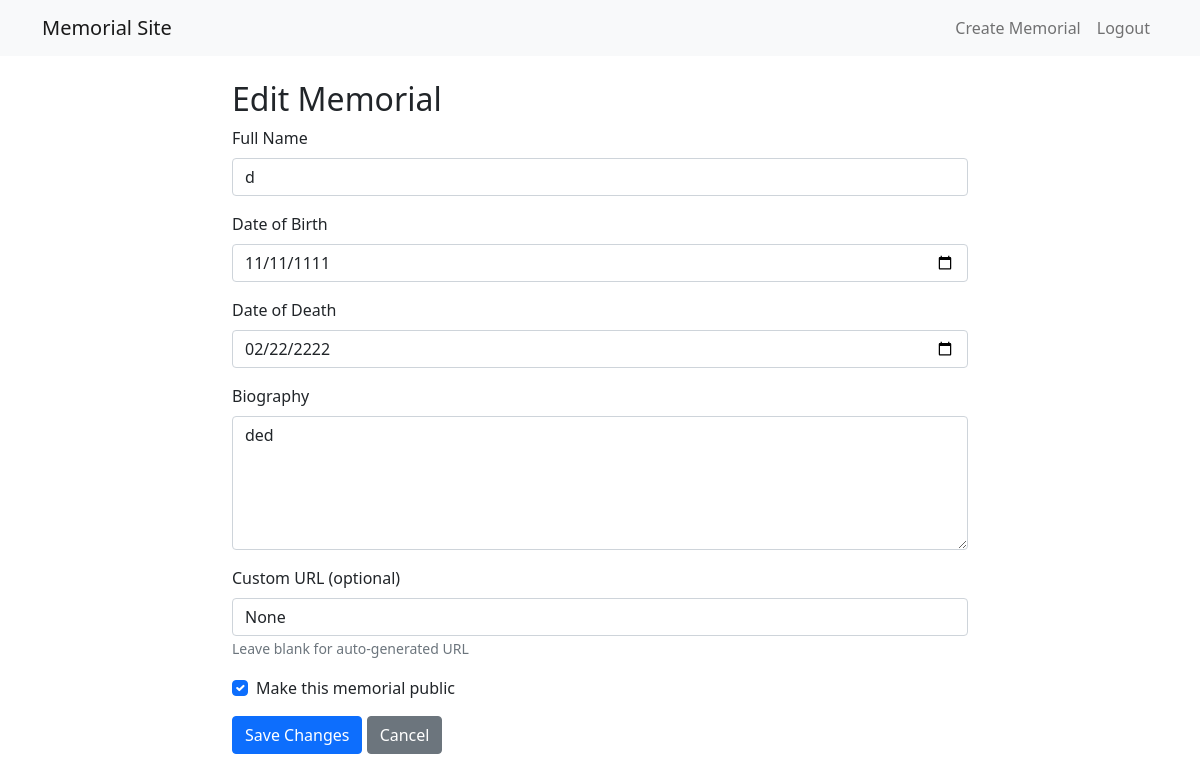
The page /memorial/1/edit (signed in) on the database its author committed.
### app/models/memorial.py (models this page shows, shortened)
class Memorial(db.Model):
    id = db.Column(db.Integer, primary_key=True)
    name = db.Column(db.String(100), nullable=False)
    birth_date = db.Column(db.Date)
    death_date = db.Column(db.Date)
    biography = db.Column(db.Text)
    custom_url = db.Column(db.String(100), unique=True)
    is_public = db.Column(db.Boolean, default=True)
    access_code = db.Column(db.String(20))
    created_at = db.Column(db.DateTime, default=datetime.utcnow)
    creator_id = db.Column(db.Integer, db.ForeignKey('user.id'), nullable=False)
    photos = db.relationship('Photo', backref='memorial', lazy='dynamic')
    tributes = db.relationship('Tribute', backref='memorial', lazy='dynamic')
    events = db.relationship('Event', backref='memorial', lazy='dynamic')

### app/routes/memorial.py (the view, shortened to what this page needs)
@bp.route('/memorial/<int:id>/edit', methods=['GET', 'POST'])
@login_required
def edit(id):
    memorial = Memorial.query.get_or_404(id)
    if current_user.id != memorial.creator_id:
        flash('You do not have permission to edit this memorial')
        return redirect(url_for('memorial.view', id=id))
    return render_template('memorial/edit.html', memorial=memorial)

### app/models/user.py (called while the page is built)
@login_manager.user_loader
def load_user(id):
    return User.query.get(int(id))

### app/templates/memorial/edit.html (shortened to what this page needs)
{% extends "base.html" %}
{% block content %}
<div class="row">
    <div class="col-md-8 offset-md-2">
        <h2>Edit Memorial</h2>
        <form method="POST">
            <div class="mb-3">
                <label for="name" class="form-label">Full Name</label>
                <input type="text" class="form-control" id="name" name="name"
                       value="{{ memorial.name }}" required>
            </div>
            <div class="mb-3">
                <label for="birth_date" class="form-label">Date of Birth</label>
                <input type="date" class="form-control" id="birth_date" name="birth_date"
                       value="{{ memorial.birth_date.strftime('%Y-%m-%d') }}" required>
            </div>
            <div class="mb-3">
                <label for="death_date" class="form-label">Date of Death</label>
                <input type="date" class="form-control" id="death_date" name="death_date"
                       value="{{ memorial.death_date.strftime('%Y-%m-%d') }}" required>
            </div>
            <div class="mb-3">
                <label for="biography" class="form-label">Biography</label>
                <textarea class="form-control" id="biography" name="biography"
                          rows="5" required>{{ memorial.biography }}</textarea>
            </div>
            <div class="mb-3">
                <label for="custom_url" class="form-label">Custom URL (optional)</label>
                <input type="text" class="form-control" id="custom_url" name="custom_url"
                       value="{{ memorial.custom_url }}" placeholder="e.g., john-doe">
                <small class="text-muted">Leave blank for auto-generated URL</small>
            </div>
            <div class="mb-3 form-check">
                <input type="checkbox" class="form-check-input" id="is_public"
                       name="is_public" {% if memorial.is_public %}checked{% endif %}>
                <label class="form-check-label" for="is_public">Make this memorial public</label>
            </div>
            <button type="submit" class="btn btn-primary">Save Changes</button>
            <a href="{{ url_for('memorial.view', id=memorial.id) }}"
               class="btn btn-secondary">Cancel</a>
        </form>
    </div>
</div>
{% endblock %}

### rows shown on the page
Memorial: name "d", birth_date "11/11/1111", death_date "02/22/2222", biography "ded", custom_url "None", is_public "☑"
